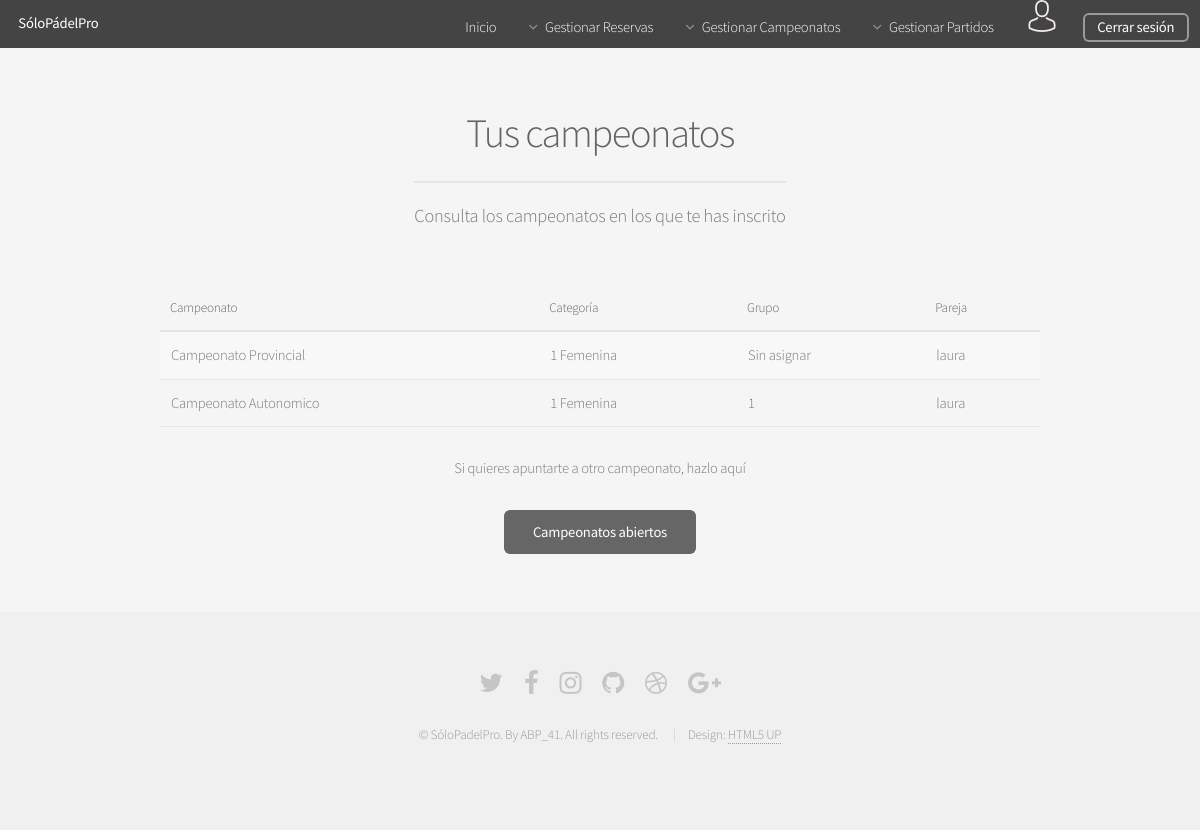
The app's page /Controllers/CAMPEONATOUSUARIO_Controller.php?action=CAMPEONATOUSUARIO (signed in) with its own data.
### tables this page shows
CREATE TABLE IF NOT EXISTS PAREJA(
  ID int(225) AUTO_INCREMENT NOT NULL,
  JUGADOR_1 varchar(25) NOT NULL,
  JUGADOR_2 varchar(25) NOT NULL,
  CAPITAN varchar(25) NOT NULL,
  PRIMARY KEY(ID),
  FOREIGN KEY (JUGADOR_1) REFERENCES USUARIO (LOGIN) ON DELETE CASCADE,
  FOREIGN KEY (JUGADOR_2) REFERENCES USUARIO (LOGIN) ON DELETE CASCADE,
  FOREIGN KEY (CAPITAN) REFERENCES USUARIO (LOGIN) ON DELETE CASCADE
);

CREATE TABLE IF NOT EXISTS CAMPEONATO(
  ID int(225) AUTO_INCREMENT NOT NULL,
  NOMBRE varchar(50) NOT NULL,
  FECHA date NOT NULL,
  PRIMARY KEY(ID)
);

CREATE TABLE IF NOT EXISTS CATEGORIA(
  ID int(225) AUTO_INCREMENT NOT NULL,
  NIVEL int(5) NOT NULL,
  GENERO varchar(10) NOT NULL,
  PRIMARY KEY (ID)
);

### Models/CAMPEONATOUSUARIO_Model.php (called while the page is built)
<?php
class CAMPEONATOUSUARIO_Model{
	var $login;
	var $mysqli;
	function __construct($login){
		$this->login=$login;
		include_once '../Functions/Access_DB.php';
        $this->mysqli = ConnectDB();
	}
	function SHOWALL(){
		$sql_par = "SELECT * FROM PAREJA WHERE (
			(JUGADOR_1='$this->login') OR (JUGADOR_2='$this->login')
		)";
		$result_par = $this->mysqli->query($sql_par);
		$listCampeonatos = NULL;
		$i =0;
		while($row = mysqli_fetch_array($result_par)){
			$id_par = $row['ID'];
	        $sql = "SELECT  	CM.NOMBRE AS CAMPEONATO_NOMBRE,
	        					CT.NIVEL,
	        					CT.GENERO,
	        					P.JUGADOR_1,
	        					P.JUGADOR_2,
	        					I.GRUPO_ID
	        					FROM
	        					PAREJA P,
	        					INSCRIPCION I,
	        					CAMPEONATO_CATEGORIA CC,
	        					CAMPEONATO CM,
	        					CATEGORIA CT
	        					WHERE
	        					(I.PAREJA_ID = P.ID) AND
	        					(CC.ID = I.CAM_CAT_ID) AND
	        					(CC.CAMPEONATO_ID = CM.ID) AND
	        					(CC.CATEGORIA_ID = CT.ID) AND
	        					(I.PAREJA_ID = '$id_par')";
	        if (!($resultado = $this->mysqli->query($sql))){
	            $this->mensaje['mensaje'] =  'ERROR: Fallo en la consulta sobre la base de datos';
	            return $this->mensaje;
	        }
	        else{
	            if($resultado <> NULL) {
	                  while($row = mysqli_fetch_array($resultado)){
	                  	$jugador_1 = $row['JUGADOR_1'];
	                  	$jugador_2 = $row['JUGADOR_2'];
	                  	$categoria_nombre = $row['NIVEL']." ".$row['GENERO'];
	                  	$grupo_id = $row['GRUPO_ID'];
	                  	$grupo_nombre = NULL;
	                  	if($grupo_id <> NULL){
	                  		$sql_gr = "SELECT NOMBRE AS NOMBRE_GRUPO FROM GRUPO WHERE (ID = '$grupo_id')";
	                  		$res_gr = $this->mysqli->query($sql_gr);
	                  		if($row_grupo = mysqli_fetch_array($res_gr)){
	                  			$grupo_nombre = $row_grupo['NOMBRE_GRUPO'];
	                  		}
	                  	}
	                  	else{
	                  		$grupo_nombre = "Sin asignar";
	                  	}
	                  	if($this->login == $jugador_1){
	                  		$listCampeonatos[$i] = array($row['CAMPEONATO_NOMBRE'],$categoria_nombre,$grupo_nombre,$jugador_2);
	                  	}else{
	                  		$listCampeonatos[$i] = array($row['CAMPEONATO_NOMBRE'],$categoria_nombre,$grupo_nombre,$jugador_1);
	                  	}
	                  	$i++;
	                }
	            }
	        }
	    }
		return $listCampeonatos;
	}
}
?>

### Functions/Access_DB.php (called while the page is built, shortened)
<?php
function ConnectDB(){
   $conexion = mysqli_connect("localhost", "abp41", "abp41", "ABP") or (new MESSAGE('ERROR: No se ha podido conectar con la base de datos', '../index.php'));
 if ($conexion->connect_errno) {
    	return false;
 }else{
 	return $conexion;
 }
}
?>

### Views/CAMPEONATO/CAMPEONATOUSUARIO_View.php (the view)
<?php
class CampeonatoUsuario{
	var $inscripciones;
	function __construct($inscripciones){
		$this->inscripciones=$inscripciones;
		$this->render();
	}
function render(){
    include '../Views/HEADER_View.php';
?>
     <section id="main" class="container">
        <header>
		   <h2>Tus campeonatos</h2>
		   <p>Consulta los campeonatos en los que te has inscrito</p>
		</header>
				<div class="table-wrapper">
					<table>
						<thead >
							<tr>
								<th>Campeonato</th>
								<th>Categoría</th>
								<th>Grupo</th>
								<th>Pareja</th>
							</tr>
						</thead>
						<tbody>
							<?php
					if( ($this->inscripciones <> NULL) &&  ( !is_string($this->inscripciones))) {
							foreach ($this->inscripciones as $key => $value) {
							?>
									<tr>
										<td>
											<?=$value[0]?>
										</td>
										<td>
											<?=$value[1]?>
										</td>
										<td>
											<?=$value[2]?>
										</td>
										<td>
											<?=$value[3]?>
										</td>
									</tr>
					<?php
							}
						}
					?>
						</tbody>
					</table>
					<div id="bt_campeonatos">
						<p>Si quieres apuntarte a otro campeonato, hazlo aquí</p>
						<a href="../Controllers/CAMPEONATOUSUARIO_Controller.php?action=CAMPEONATOSABIERTOS" class="button " >Campeonatos abiertos</a>
					</div>
				</div>
    </section>
    <?php
        include '../Views/FOOTER_View.php';
        }
    }
    ?>

### assets/css/main.css (style rules this page uses)
html, body, div, span, applet, object, iframe, h1, h2, h3, h4, h5, h6, p, blockquote, pre, a, abbr, acronym, address, big, cite, code, del, dfn, em, img, ins, kbd, q, s, samp, small, strike, strong, sub, sup, tt, var, b, u, i, center, dl, dt, dd, ol, ul, li, fieldset, form, label, legend, table, caption, tbody, tfoot, thead, tr, th, td, article, aside, canvas, details, embed, figure, figcaption, footer, header, hgroup, menu, nav, output, ruby, section, summary, time, mark, audio, video { margin: 0; padding: 0; border: 0; font-size: 100%; font: inherit; vertical-align: baseline; }
div#bt_campeonatos { text-align: center; }
article, aside, details, figcaption, figure, footer, header, hgroup, menu, nav, section { display: block; }
body { line-height: 1; }
table { border-collapse: collapse; border-spacing: 0; }
body { -webkit-text-size-adjust: none; }
body { -ms-overflow-style: scrollbar; }
html { box-sizing: border-box; }
*, *:before, *:after { box-sizing: inherit; }
body { background: #f5f5f5; }
body, input, select, textarea { color: #777; font-family: "Source Sans Pro", sans-serif; font-size: 16pt; font-weight: 300; line-height: 1.65em; letter-spacing: -0.015em; }
a { -moz-transition: color 0.2s ease-in-out, border-bottom-color 0.2s ease-in-out; -webkit-transition: color 0.2s ease-in-out, border-bottom-color 0.2s ease-in-out; -ms-transition: color 0.2s ease-in-out, border-bottom-color 0.2s ease-in-out; transition: color 0.2s ease-in-out, border-bottom-color 0.2s ease-in-out; border-bottom: dotted 1px; color: #e89980; text-decoration: none; }
p { margin: 0 0 2em 0; }
h1, h2, h3, h4, h5, h6 { color: #646464; font-weight: 300; line-height: 1em; margin: 0 0 0.5em 0; }
h2 { font-size: 2.25em; line-height: 1.5em; letter-spacing: -0.035em; }
.container { margin: 0 auto; max-width: calc(100% - 5em); width: 60em; }
header p { color: #999; position: relative; margin: 0 0 1.5em 0; font-style: italic; }
header h2+p { font-size: 1.25em; margin-top: -1em; line-height: 1.5em; }
.table-wrapper { -webkit-overflow-scrolling: touch; overflow-x: auto; }
table { margin: 0 0 2em 0; width: 100%; }
table tbody tr { border: solid 1px #e5e5e5; border-left: 0; border-right: 0; }
table tbody tr:nth-child(2n+1) { background-color: #f8f8f8; }
table td { padding: 0.75em 0.75em; }
table th { color: #646464; font-size: 0.9em; font-weight: 300; padding: 0 0.75em 0.75em 0.75em; text-align: left; }
table thead { border-bottom: solid 2px #e5e5e5; }
input[type="submit"], input[type="reset"], input[type="button"], .button { -moz-appearance: none; -webkit-appearance: none; -ms-appearance: none; appearance: none; -moz-transition: background-color 0.2s ease-in-out, color 0.2s ease-in-out; -webkit-transition: background-color 0.2s ease-in-out, color 0.2s ease-in-out; -ms-transition: background-color 0.2s ease-in-out, color 0.2s ease-in-out; transition: background-color 0.2s ease-in-out, color 0.2s ease-in-out; background-color: #666; border-radius: 6px; border: 0; color: #ffffff; cursor: pointer; display: inline-block; font-weight: 400; height: 3em; line-height: 3em; padding: 0 2em; text-align: center; text-decoration: none; white-space: nowrap; }
#main { padding: 4em 0; }
#main>header { text-align: center; margin: 0 0 3em 0; }
#main>header h2 { font-size: 2.75em; margin: 0; }
#main>header p { border-top: solid 2px #e5e5e5; color: #777; display: inline-block; font-style: normal; margin: 1em 0 0 0; padding: 1em 0 1.25em 0; }
@media screen and (max-width: 1680px) { body, input, select, textarea { font-size: 13pt; } }
@media screen and (max-width: 1280px) { body, input, select, textarea { font-size: 11pt; } }

### records on screen
pareja: campeonato.NOMBRE "Campeonato Provincial", value "1 Femenina", value "Sin asignar", JUGADOR_2 "laura", campeonato.NOMBRE "Campeonato Autonomico", categoria.NIVEL "1"
